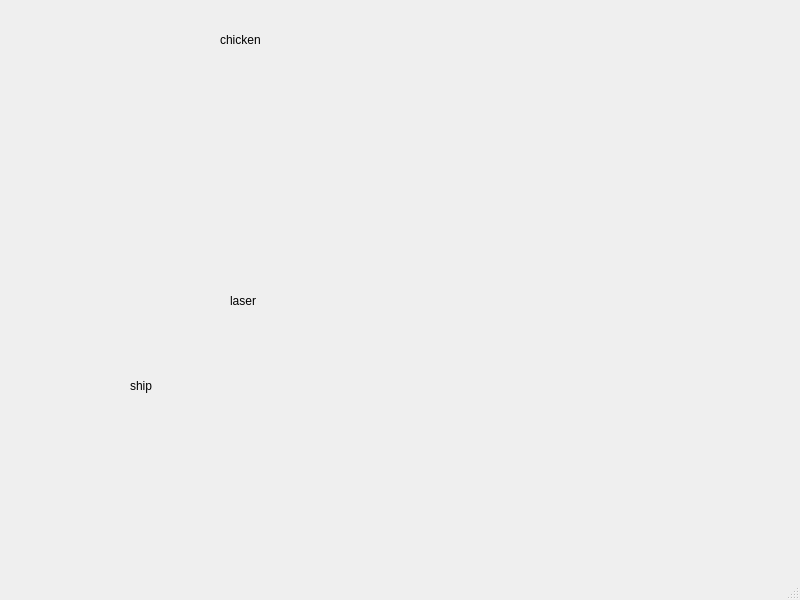
<?xml version="1.0" encoding="UTF-8"?>
<ui version="4.0">
 <class>MainWindow</class>
 <widget class="QMainWindow" name="MainWindow">
  <property name="geometry">
   <rect>
    <x>0</x>
    <y>0</y>
    <width>800</width>
    <height>600</height>
   </rect>
  </property>
  <property name="windowTitle">
   <string>MainWindow</string>
  </property>
  <widget class="QWidget" name="centralwidget">
   <widget class="QLabel" name="labelShipPic">
    <property name="geometry">
     <rect>
      <x>130</x>
      <y>330</y>
      <width>301</width>
      <height>111</height>
     </rect>
    </property>
    <property name="text">
     <string>ship</string>
    </property>
   </widget>
   <widget class="QLabel" name="labelLaserPic">
    <property name="geometry">
     <rect>
      <x>230</x>
      <y>270</y>
      <width>111</width>
      <height>61</height>
     </rect>
    </property>
    <property name="text">
     <string>laser</string>
    </property>
   </widget>
   <widget class="QLabel" name="labelChickenPic">
    <property name="geometry">
     <rect>
      <x>220</x>
      <y>30</y>
      <width>63</width>
      <height>20</height>
     </rect>
    </property>
    <property name="text">
     <string>chicken</string>
    </property>
   </widget>
  </widget>
  <widget class="QMenuBar" name="menubar">
   <property name="geometry">
    <rect>
     <x>0</x>
     <y>0</y>
     <width>800</width>
     <height>25</height>
    </rect>
   </property>
  </widget>
  <widget class="QStatusBar" name="statusbar">
   <property name="enabled">
    <bool>true</bool>
   </property>
  </widget>
 </widget>
 <resources/>
 <connections/>
</ui>
